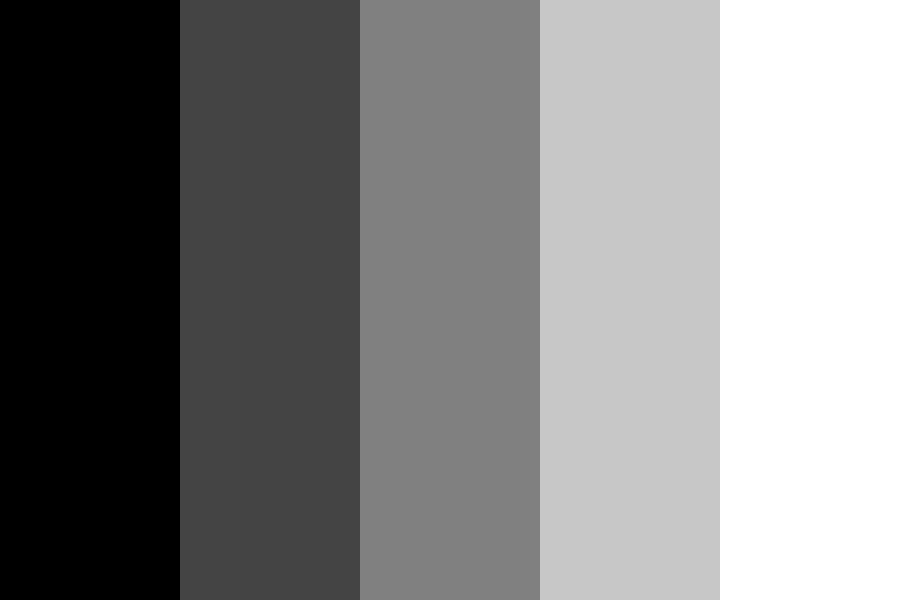
#> input picture gradient.png, 900 x 600 px
$ python gradient.py
#> lines starting #> are read from the running program, lines starting #| are printed output that depends on the picture; after the words box and inside, x2 and y2 are one past the last pixel; in counts of white or black regions, pixels touching at a corner belong together
import cv2

img  = cv2.imread('gradient.png',1)
#> img is the input picture: shape (600, 900, 3); min 0, max 255, mean 130

_,th1 = cv2.threshold(img,200,255,cv2.THRESH_BINARY)
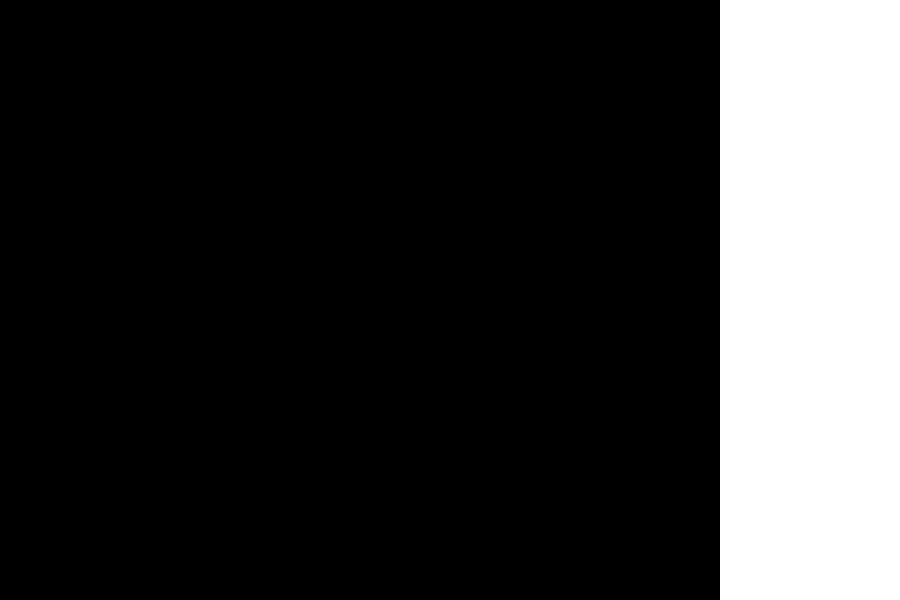
#> th1: shape (600, 900, 3); 20% white; 1 white region, box (x1, y1, x2, y2) and area: (720, 0, 900, 600) 108000
_,th2 = cv2.threshold(img,200,255,cv2.THRESH_BINARY_INV)
print(img)
#> (printed output is left out)
cv2.imshow('gradient',img)
cv2.imshow('th1',th1)
cv2.imshow('th2',th2)

cv2.waitKey(0)
cv2.destroyAllWindows()
